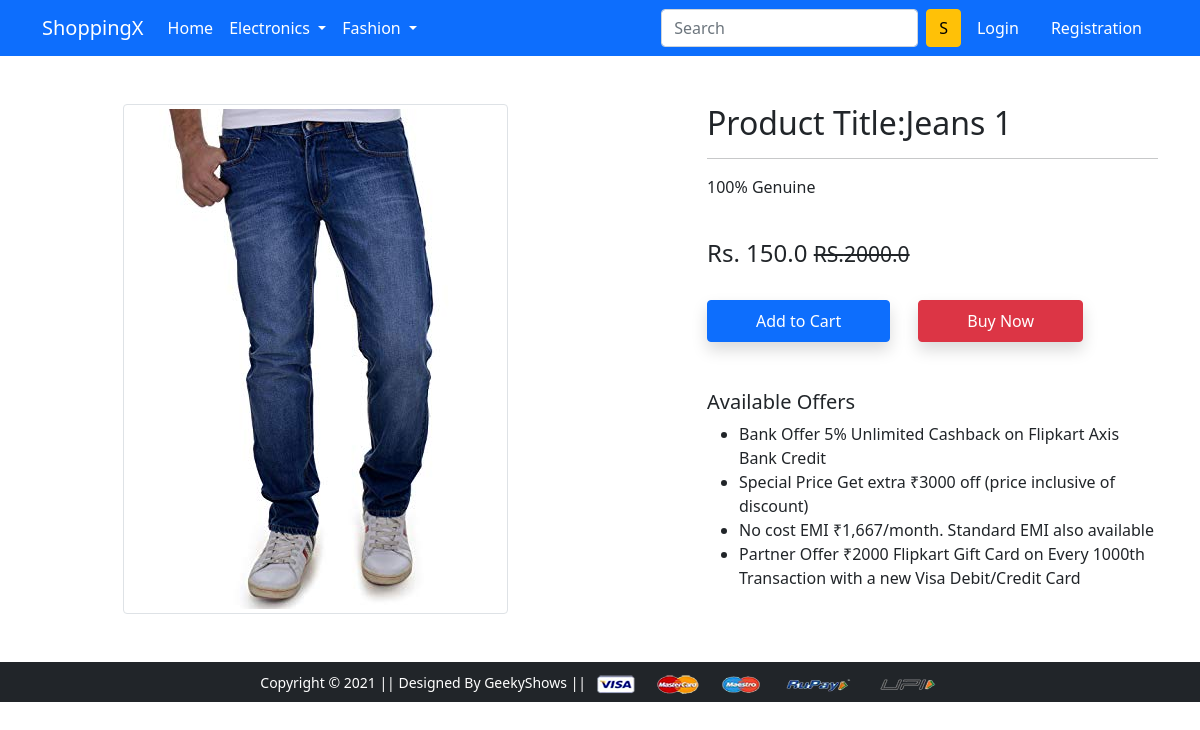
Screenshot of /product-detail/1 with the database file from the repository.
### app/models.py (models this page shows)
class Product(models.Model):
    title=models.CharField(max_length=100)
    selling_price=models.FloatField()
    discounted_price=models.FloatField()
    description=models.TextField()
    brand=models.CharField(max_length=100)
    category=models.CharField(choices=CATEGORY_CHOICES,max_length=2)
    product_image=models.ImageField(upload_to='productimg')

### app/views.py (the view)
# urls.py: path('product-detail/<int:pk>', views.ProductDetailView.as_view(), name='product-detail'),
class ProductDetailView(View):
    def get(self,request,pk):
        product = Product.objects.get(pk=pk)
        return render(request,'app/productdetail.html',{'product':product})

### app/templates/app/productdetail.html (shortened to what this page needs)
{% extends 'app/base.html' %}
{% load static %}
{% block main-content %}
<div class="container my-5">
 <div class="row">
  <div class="col-sm-6 text-center align-self-center">
   <img src="{{product.product_image.url}}" alt="" class="img-fluid img-thumbnail">
  </div>
  <div class="col-sm-5 offset-sm-1">
   <h2>Product Title:{{product.title}}</h2>
   <hr>
   <p>{{product.description}}</p> <br>
   <h4>Rs. {{product.discounted_price}} <small class="fw-light text-decoration-line-through">RS.{{product.selling_price}}</small></h4> <br>
   <a href="{% url 'add-to-cart' %}" class="btn btn-primary shadow px-5 py-2">Add to Cart</a>
   <a href="{% url 'buy-now' %}" class="btn btn-danger shadow px-5 py-2 ms-4">Buy Now</a>
   <h5 class="mt-5">Available Offers</h5>
   <ul>
    <li>Bank Offer 5% Unlimited Cashback on Flipkart Axis Bank Credit</li>
    <li>Special Price Get extra ₹3000 off (price inclusive of discount)</li>
    <li>No cost EMI ₹1,667/month. Standard EMI also available</li>
    <li>Partner Offer ₹2000 Flipkart Gift Card on Every 1000th Transaction with a new Visa Debit/Credit Card</li>
   </ul>
  </div>
 </div>
</div>
{% endblock main-content %}

### rows the page displays
Product: product_image (picture), title "Jeans 1", description "100% Genuine", discounted_price "150.0", selling_price "2000.0"
